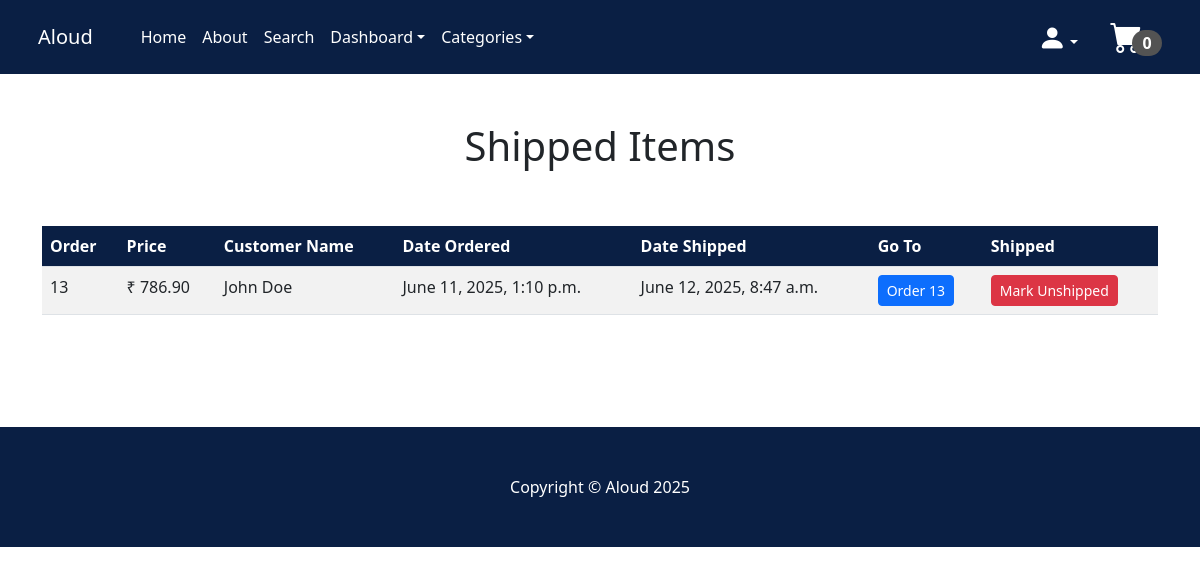
The page /shipped_dash (signed in) on the database as committed earlier.
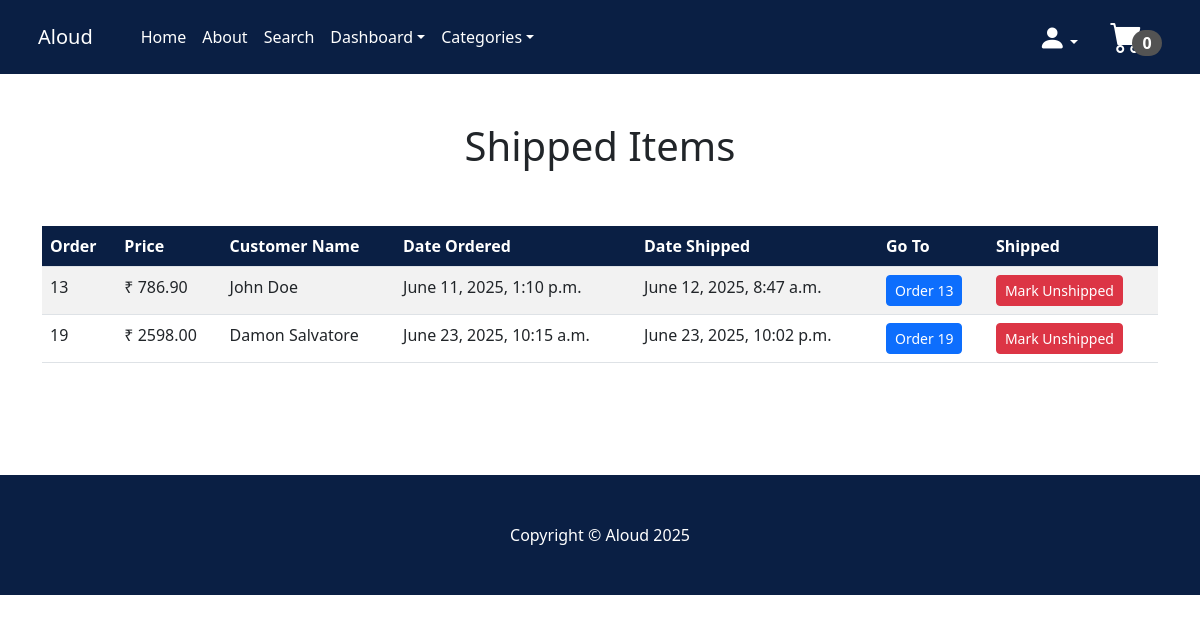
The same page on the database as committed later.
### payment/models.py (models this page shows, shortened)
class Order(models.Model):
    user = models.ForeignKey(User, on_delete=models.CASCADE, null=True, blank=True)
    full_name=models.CharField(max_length=300)
    email=models.EmailField(max_length=250)
    phone=models.CharField(max_length=20)
    shipping_address=models.TextField(max_length=10000)
    amount_paid=models.DecimalField(max_digits=10, decimal_places=2)
    date_ordered=models.DateTimeField(auto_now_add=True)
    shipped = models.BooleanField(default=False)
    date_shipped = models.DateTimeField(blank=True, null=True)

### store/views.py (the view, shortened to what this page needs)
# urls.py: path('shipped_dash', views.shipped_dash, name='shipped_dash'),      #To view shipped items in the dashboard
def shipped_dash(request):
    if request.user.is_authenticated and request.user.is_superuser:
        orders = Order.objects.filter(shipped=True)
        return render(request, "shipped_dash.html", {"orders": orders})
    else:
        messages.success(request, 'Access has been denied to this page')
        return redirect('home')

### cart/cart.py (called while the page is built)
    def __len__(self):
        return sum(self.cart.values())

### cart/context_processors.py (called while the page is built)
def cart(request):
    return{'cart':Cart(request)}

### store/context_processors.py (called while the page is built)
def categories_processor(request):
    return {
        'categories': Category.objects.all()
    }

### store/models.py (called while the page is built)
    def __str__(self):
        return self.name

### store/templates/shipped_dash.html (shortened to what this page needs)
{% extends 'base.html' %}
{% block content %}
    <div class="container">
        <div class="row">
            <center>
                <div class="col-12">
<br/><br/>
<h1>Shipped Items</h1>
<br/><br/>
<div>
    <table class="table table table-striped table-hover">
  <thead style="background-color: #0a1f44;">
    <tr style="color: white;">
      <th scope="col">Order</th>
      <th scope="col">Price</th>
      <th scope="col">Customer Name</th>
      <th scope="col">Date Ordered</th>
      <th scope="col">Date Shipped</th>
      <th scope="col">Go To</th>
      <th scope="col">Shipped</th>
    </tr>
  </thead>
  <tbody>
    {% for item in orders %}
    <tr>
      <td>{{item.id}}</td>
      <td>₹ {{item.amount_paid}}</td>
      <td>{{item.full_name}}</td>
      <td>{{item.date_ordered}}</td>
      <td>{{item.date_shipped}}</td>
      <td><a href="{% url 'orders' item.id %}" class="btn btn-primary btn-sm">Order {{item.id}}</a></td>
      <td>
        <form method="POST">
            <button type="submit" class="btn btn-danger btn-sm">Mark Unshipped</button>
        </form>
      </td>
    </tr>
    {% endfor %}
  </tbody>
</table>
<br/><br/><br/><br/>
</div>
                </div>
            </center>
        </div>
    </div>
{% endblock %}

Rows that differ between the two databases and show on the page:
now on this page (row edited): Order: id "19", amount_paid "2598.00", full_name "Damon Salvatore", date_ordered "June 23, 2025, 10:15 a.m.", date_shipped "June 23, 2025, 10:02 p.m."
